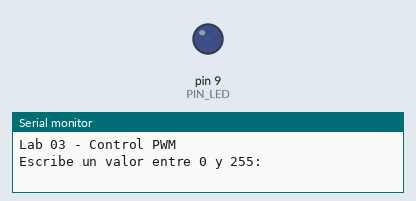
Recording of a sketch running on a simulated Arduino Uno, built with avr-gcc and run on an emulated ATmega328P. On the bench: output pins drawn as LEDs (lit = HIGH), the last lines printed to the serial monitor.

Above: at 0.05 s.
At 0.95 s:
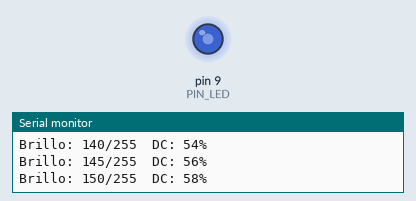
At 1.4 s:
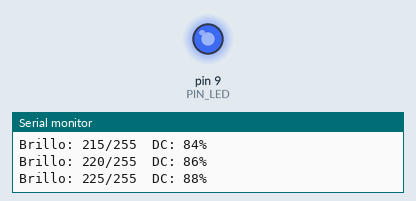
At 2.8 s:
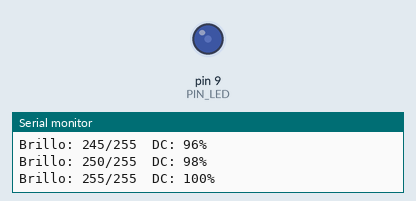
Timing chart, 0 to 7.2 s (numbered marks = the images above):
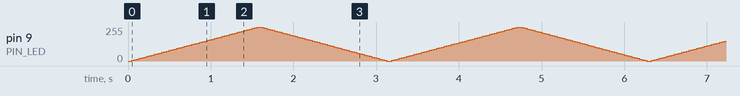

The sketch:

sketch.ino
```cpp
// Lab03 PWM Brillo.ino
const int PIN_LED = 9;

void setup() {
  pinMode(PIN_LED, OUTPUT);
  Serial.begin(9600);
  Serial.println("Lab 03 - Control PWM");
  Serial.println("Escribe un valor entre 0 y 255:");
}

void loop() {
  // Subir de 0 a 255
  for (int brillo = 0; brillo <= 255; brillo += 5) {
    analogWrite(PIN_LED, brillo);
    Serial.print("Brillo: ");
    Serial.print(brillo);
    Serial.print("/255  DC: ");
    Serial.print((brillo * 100) / 255);
    Serial.println("%");
    delay(30);
  }

  for (int brillo = 255; brillo >= 0; brillo -= 5) {
    analogWrite(PIN_LED, brillo);
    delay(30);
  }
}
```
